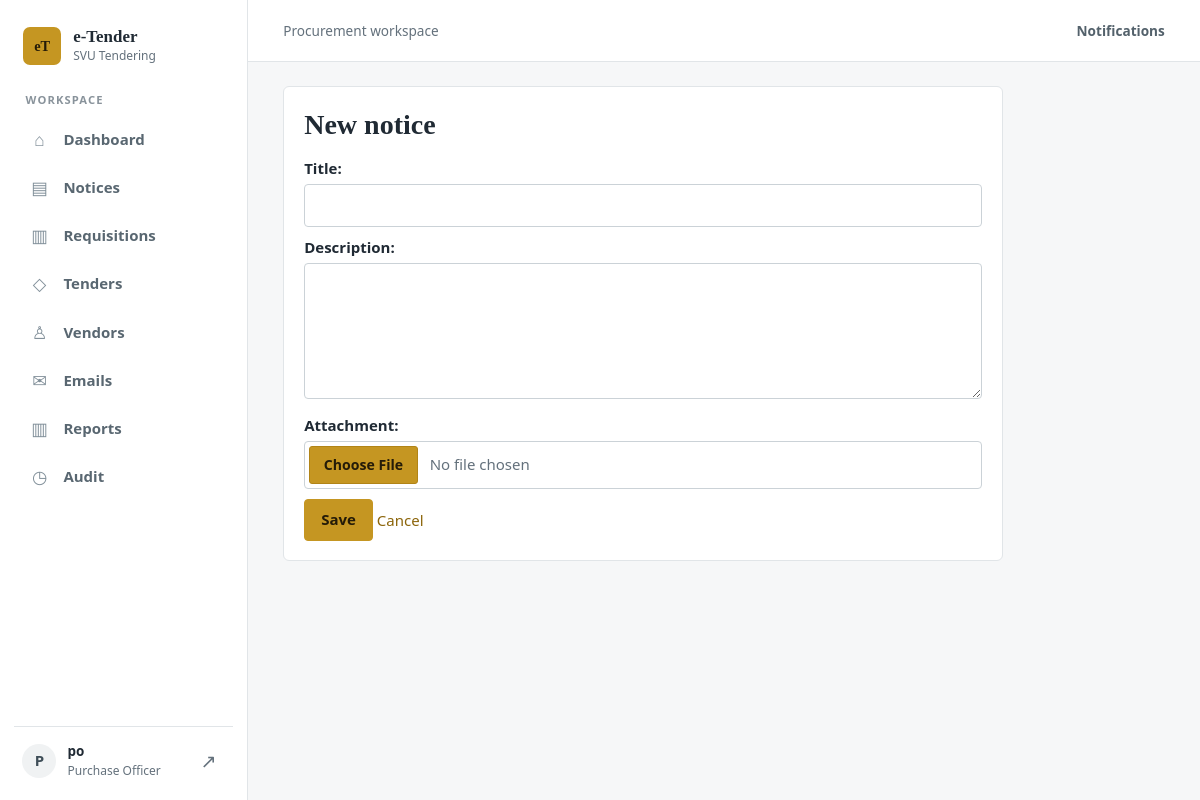
Screenshot of /notices/new/ (signed in) with the database file from the repository.
### accounts/models.py (models this page shows, shortened)
class User(AbstractUser):
    class Role(models.TextChoices):
        ADMIN = 'ADMIN', 'Admin'
        PO = 'PO', 'Purchase Officer'
        HOD = 'HOD', 'Head of Department'
        TC = 'TC', 'Technical Committee'
        FC = 'FC', 'Finance Committee'
        CFO = 'CFO', 'CFO'
        VENDOR = 'VENDOR', 'Vendor'
    email = models.EmailField(unique=True)
    role = models.CharField(max_length=10, choices=Role.choices, default=Role.VENDOR)
    phone = models.CharField(max_length=30, blank=True)
    email_verified = models.BooleanField(default=False)
    failed_attempts = models.PositiveIntegerField(default=0)
    locked_until = models.DateTimeField(null=True, blank=True)
    INTERNAL_ROLES = ('ADMIN', 'PO', 'HOD', 'TC', 'FC', 'CFO')

### tenders/views.py (the view, shortened to what this page needs)
# urls.py: path('notices/new/', v.notice_create, name='notice_create'),
@role_required('PO')
def notice_create(request):
    form = NoticeForm(request.POST or None, request.FILES or None)
    return render(request, 'tenders/form.html', {'form': form, 'title': 'New notice', 'multipart': True})

### tenders/forms.py
class NoticeForm(forms.ModelForm):
    class Meta:
        model = Notice
        fields = ['title', 'description', 'attachment']
        widgets = {'description': forms.Textarea(attrs={'rows': 5})}

### tenders/context_processors.py (called while the page is built)
def globals(request):
    from django.conf import settings
    ctx = {'ORG_NAME': settings.ORG_NAME}
    u = getattr(request, 'user', None)
    if u is not None and u.is_authenticated:
        from .models import Notification
        ctx['unread_count'] = Notification.objects.filter(user=u, read_at__isnull=True).count()
    return ctx

### templates/tenders/form.html
{% extends 'base.html' %}{% block content %}<div class="card" style="max-width:720px"><h1>{{ title }}</h1>
<form method="post" {% if multipart %}enctype="multipart/form-data"{% endif %}>{% csrf_token %}{{ form.as_p }}<button>Save</button> <a href="javascript:history.back()">Cancel</a></form></div>{% endblock %}

### templates/base.html (shortened to what this page needs)
<!doctype html>
<html lang="en">
<head>
	{% load static %}<link rel="stylesheet" href="{% static 'css/style.css' %}">
</head>
<body>
{% if user.is_authenticated %}
<div class="app-shell">
	<aside class="sidebar">
		<a class="sidebar-brand" href="/">
			<span class="brand-mark" aria-hidden="true">eT</span>
			<span class="brand-copy"><strong>e-Tender</strong><small>{{ ORG_NAME }}</small></span>
		</a>
		<p class="sidebar-section-label">Workspace</p>
		<nav class="side-nav" aria-label="Main navigation">
			<a class="side-link{% if request.resolver_match.url_name == 'dashboard' %} active{% endif %}" href="{% url 'dashboard' %}"><span class="nav-icon" aria-hidden="true">⌂</span>Dashboard</a>
			<a class="side-link{% if request.resolver_match.url_name == 'notice_list' %} active{% endif %}" href="{% url 'notice_list' %}"><span class="nav-icon" aria-hidden="true">▤</span>Notices</a>
			{% if user.role == 'HOD' or user.role == 'PO' or user.role == 'ADMIN' %}<a class="side-link" href="{% url 'requisition_list' %}"><span class="nav-icon" aria-hidden="true">▥</span>Requisitions</a>{% endif %}
			<a class="side-link" href="{% url 'tender_list' %}"><span class="nav-icon" aria-hidden="true">◇</span>Tenders</a>
			{% if user.role == 'PO' or user.role == 'ADMIN' %}
			<a class="side-link{% if request.resolver_match.url_name == 'vendor_list' %} active{% endif %}" href="{% url 'vendor_list' %}"><span class="nav-icon" aria-hidden="true">♙</span>Vendors</a>
			<a class="side-link{% if request.resolver_match.url_name == 'email_log' %} active{% endif %}" href="{% url 'email_log' %}"><span class="nav-icon" aria-hidden="true">✉</span>Emails</a>
			{% endif %}
			{% if user.role == 'PO' or user.role == 'ADMIN' or user.role == 'CFO' %}
			<a class="side-link{% if request.resolver_match.url_name == 'reports' %} active{% endif %}" href="{% url 'reports' %}"><span class="nav-icon" aria-hidden="true">▥</span>Reports</a>
			{% endif %}
			{% if user.role != 'VENDOR' %}
			<a class="side-link{% if request.resolver_match.url_name == 'audit' %} active{% endif %}" href="{% url 'audit' %}"><span class="nav-icon" aria-hidden="true">◷</span>Audit</a>
			{% endif %}
		</nav>
		<div class="sidebar-spacer"></div>
		<div class="sidebar-user">
			<span class="user-avatar" aria-hidden="true">{{ user.username|slice:":1"|upper }}</span>
			<span class="user-copy"><strong>{{ user.username }}</strong><small>{{ user.get_role_display }}</small></span>
			<a class="signout-link" href="{% url 'logout' %}" aria-label="Sign out">↗</a>
		</div>
	</aside>
	<div class="app-main">
		<header class="topbar">
			<span class="topbar-context">Procurement workspace</span>
			<div class="topbar-actions">
				<a class="notifications-link" href="{% url 'notifications' %}">Notifications{% if unread_count %}<span class="notification-count">{{ unread_count }}</span>{% endif %}</a>
			</div>
		</header>
{% endif %}
<main>
	{% block content %}{% endblock %}
</main>
{% if user.is_authenticated %}</div></div>{% endif %}
</body>
</html>

### static/css/style.css (style rules this page uses)
:root { color-scheme: light; --bg: #f6f7f8; --surface: #ffffff; --ink: #202a34; --muted: #64717c; --gold: #c59622; --gold-deep: #8c650b; --gold-wash: #fff7df; --line: #e1e5e8; --ok: #18734e; --bad: #b43d3d; --warn: #8c650b; }
* { box-sizing: border-box; }
body { margin: 0; background: var(--bg); color: var(--ink); font: 15px/1.55 "Segoe UI", Tahoma, sans-serif; }
a { color: var(--gold-deep); text-decoration: none; }
.app-shell { display: grid; grid-template-columns: 248px minmax(0, 1fr); min-height: 100vh; }
.sidebar { position: sticky; top: 0; display: flex; height: 100vh; flex-direction: column; padding: 1.35rem .9rem 1rem; background: var(--surface); border-right: 1px solid var(--line); }
.sidebar-brand { display: flex; align-items: center; gap: .75rem; padding: .35rem .55rem 1.5rem; color: var(--ink); text-decoration: none; }
.brand-mark { display: grid; width: 38px; aspect-ratio: 1; place-items: center; border-radius: 7px; background: var(--gold); color: #241b08; font: 700 .9rem Georgia, "Times New Roman", serif; }
.brand-copy, .user-copy { display: grid; min-width: 0; }
.brand-copy strong { font: 700 1.06rem Georgia, "Times New Roman", serif; }
.brand-copy small, .user-copy small { overflow: hidden; color: var(--muted); font-size: .75rem; text-overflow: ellipsis; white-space: nowrap; }
.sidebar-section-label { margin: .1rem .7rem .55rem; color: #89939b; font-size: .7rem; font-weight: 750; letter-spacing: .1em; text-transform: uppercase; }
.side-nav { display: grid; gap: .2rem; }
.side-link { display: flex; min-height: 42px; align-items: center; gap: .8rem; padding: .55rem .7rem; border-left: 3px solid transparent; border-radius: 0 4px 4px 0; color: #596771; font-weight: 550; transition: color .15s ease, background-color .15s ease; }
.nav-icon { display: grid; width: 22px; flex: 0 0 22px; place-items: center; color: #82909a; font-size: 1.1rem; }
.sidebar-spacer { flex: 1; }
.sidebar-user { display: flex; align-items: center; gap: .7rem; padding: .9rem .5rem .2rem; border-top: 1px solid var(--line); }
.user-avatar { display: grid; width: 34px; aspect-ratio: 1; flex: 0 0 34px; place-items: center; border-radius: 50%; background: #f0f2f3; color: #3e4d57; font-weight: 750; }
.user-copy { flex: 1; }
.user-copy strong { overflow: hidden; font-size: .84rem; text-overflow: ellipsis; white-space: nowrap; }
.signout-link { display: grid; width: 32px; aspect-ratio: 1; place-items: center; border-radius: 4px; color: var(--muted); font-size: 1.2rem; }
.app-main { min-width: 0; }
.topbar { display: flex; min-height: 62px; align-items: center; justify-content: space-between; gap: 1rem; padding: .7rem clamp(1rem, 3vw, 2.2rem); border-bottom: 1px solid var(--line); background: var(--surface); }
.topbar-context { color: var(--muted); font-size: .85rem; }
.topbar-actions { display: flex; align-items: center; gap: 1rem; }
.notifications-link { display: inline-flex; align-items: center; gap: .5rem; color: #53616b; font-size: .85rem; font-weight: 600; }
main { width: min(1200px, 100%); margin: 1.8rem auto; padding: 0 clamp(1rem, 4vw, 2.5rem); }
.app-main main { width: 100%; margin: 1.5rem auto; padding: 0 clamp(1rem, 3vw, 2.2rem); }
.card { margin-bottom: 1rem; padding: 1.15rem 1.25rem; overflow-x: auto; background: var(--surface); border: 1px solid var(--line); border-radius: 6px; }
h1, h2, h3 { color: var(--ink); }
h1 { margin: .15rem 0 1rem; font-family: Georgia, "Times New Roman", serif; font-size: 1.75rem; line-height: 1.2; }
.btn, button { display: inline-block; padding: .55rem 1rem; border: 1px solid var(--gold); border-radius: 4px; background: var(--gold); color: #241b08; cursor: pointer; font: inherit; font-weight: 650; transition: background-color .15s ease, border-color .15s ease; }
form p { margin: .6rem 0; }
label { display: block; margin-bottom: .2rem; font-weight: 600; }
input, select, textarea { width: 100%; padding: .55rem .65rem; border: 1px solid #cbd2d7; border-radius: 4px; background: var(--surface); color: var(--ink); font: inherit; }
input[type=file] { padding: .25rem; color: var(--muted); cursor: pointer; }

### rows the page displays
User: username "P", username "po", role "Purchase Officer"

### other values shown
{{ ORG_NAME }} "SVU Tendering"
{{ title }} "New notice"
